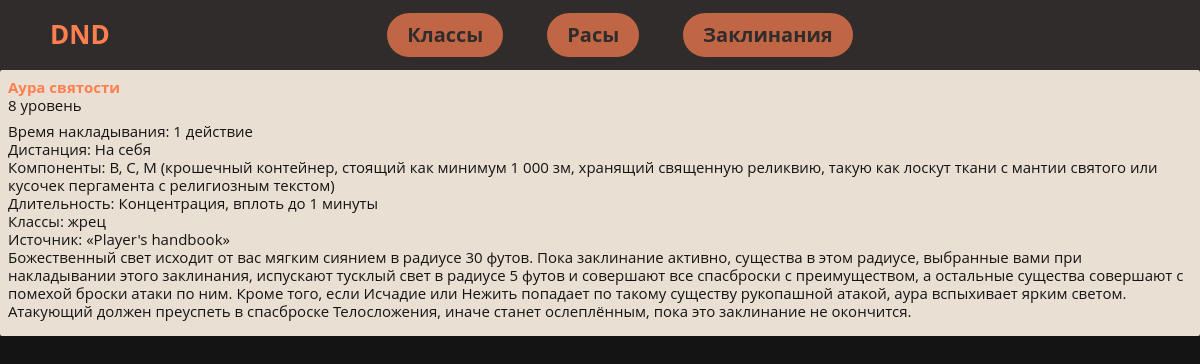
The page /spells_description/6 on the database its author committed.
### dnd_wiki/models.py (models this page shows, shortened)
class Spell(models.Model):
    name = models.CharField(null=True, blank=True, default="default title", max_length=200)
    lvl = models.CharField(null=True, blank=True, default="default title", max_length=200)
    companent = models.CharField(null=True, blank=True, default="default title", max_length=200)
    description = models.TextField(null=True, blank=True, default="default title")

### dnd_wiki/views.py (the view)
# urls.py: path('spells_description/<str:pk>', views.single_spell, name='single_spell'),
def single_spell(request, pk):
    spell_obj = Spell.objects.get(id=pk)
    spells = Spell.objects.all()
    context = {'so': spell_obj, 'spells': spells}
    return render(request, 'dnd_wiki/spell_description.html', context)

### dnd_wiki/templates/dnd_wiki/spell_description.html (shortened to what this page needs)
{% extends 'dnd_wiki/base.html' %}
{% block content %}
<div class="cards-wrapper">
    <div class="paper-1 card active">
        <div class="card-wrapper">
            <div class="card-header"><h2 class="card-title">{{so.name}}</span></h2>
            </div>
            <div class="card-body new-article" itemprop="articleBody">
                <ul class="params">
                    <li class="size-type-alignment">{{so.lvl}} уровень </li>
                    <p>{{so.description|linebreaks}}</p>
                </ul>
            </div>
        </div>
    </div>
</div>
{% endblock %}

### dnd_wiki/static/styles/style.css (style rules this page uses)
h2 { color: coral; }
abbr, address, article, aside, audio, b, blockquote, body, body div, caption, cite, code, dd, del, details, dfn, dl, dt, em, fieldset, figure, form, h1, h2, h3, h4, h5, h6, html, i, iframe, img, ins, kbd, label, legend, li, mark, menu, nav, object, ol, p, pre, q, samp, section, small, span, strong, sub, summary, sup, table, tbody, td, tfoot, th, thead, time, tr, ul, var, video { margin: 0; padding: 0; border: 0; font-size: 100%; vertical-align: baseline; background: 0 0; }
.card-body p { padding: 0; margin: 0 0 8px; }
.card { position: relative; }
.card { padding: 0; margin: 0 0 8px; z-index: 2; }
.paper-1 { padding: 8px; border-radius: 2px; }
.card-type, .paper-1 { background-color: #e9dfd2; }
body { font-family: "Open Sans",sans-serif; font-size: 15px; line-height: 1.2; font-weight: 400; color: #141414; display: flex; flex-direction: column; flex-wrap: nowrap; justify-content: flex-start; align-content: stretch; align-items: stretch; min-height: 100vh; position: relative; background-color: #141414; }

### rows shown on the page
Spell: name "Аура святости", lvl "8", description "Время накладывания: 1 действие Дистанция: На себя Компоненты: В, С, М (крошечный контейнер, стоящий как минимум 1 000 зм, хранящий священную реликвию, такую как лоскут ткани с мантии святого или кусочек пергамента с религиозным текстом) Длительность: Концентрация, вплоть до 1 минуты Классы: жрец Источник: «Player's handbook» Божественный свет исходит от вас мягким сиянием в радиусе 30 футов. Пока заклинание активно, существа в этом радиусе, выбранные вами при накладывании этого заклинания, испускают тусклый свет в радиусе 5 футов и совершают все спасброски с преимуществом, а остальные существа совершают с помехой броски атаки по ним. Кроме того, если Исчадие или Нежить попадает по такому…"
